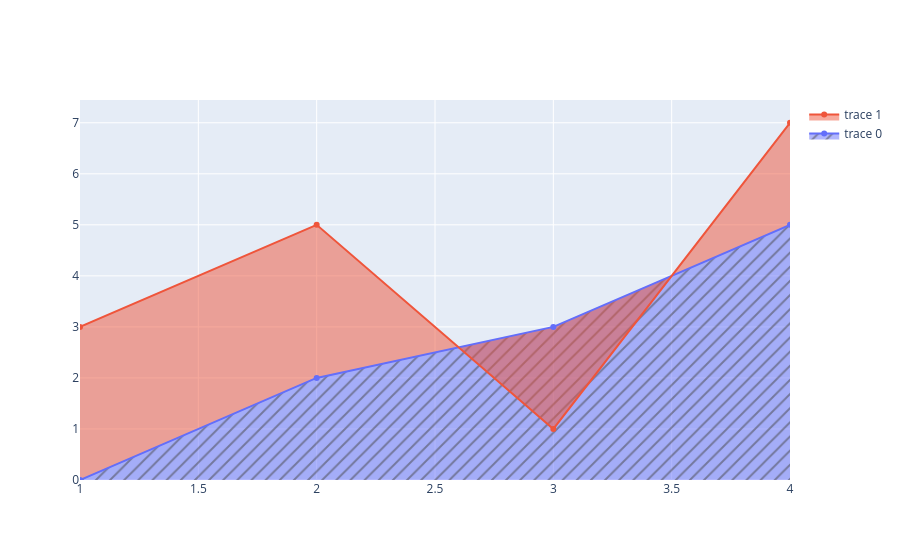

Source (notebook cell):
### Code cell
import plotly.graph_objects as go

fig = go.Figure()
fig.add_trace(go.Scatter(x=[1, 2, 3, 4], y=[0, 2, 3, 5], fill='tozeroy', fillpattern_shape="/")) # fill down to xaxis
fig.add_trace(go.Scatter(x=[1, 2, 3, 4], y=[3, 5, 1, 7], fill='tonexty')) # fill to trace0 y

fig.show()

### Figure 1 — Plotly figure (JSON) as saved in the notebook; plotly's stock layout.template omitted (floating-point values rounded to 4 significant figures)
{"data": [{"fill": "tozeroy", "fillpattern": {"shape": "/"}, "type": "scatter", "x": [1, 2, 3, 4], "y": [0, 2, 3, 5]}, {"fill": "tonexty", "type": "scatter", "x": [1, 2, 3, 4], "y": [3, 5, 1, 7]}], "layout": {}}
